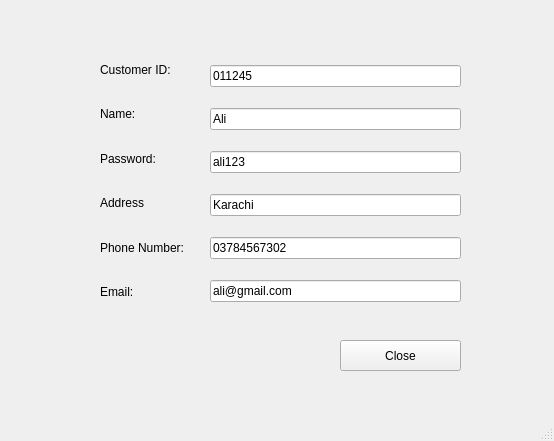
<?xml version="1.0" encoding="UTF-8"?>
<ui version="4.0">
 <class>MainWindow</class>
 <widget class="QMainWindow" name="MainWindow">
  <property name="geometry">
   <rect>
    <x>0</x>
    <y>0</y>
    <width>554</width>
    <height>441</height>
   </rect>
  </property>
  <property name="windowTitle">
   <string>MainWindow</string>
  </property>
  <widget class="QWidget" name="centralwidget">
   <widget class="QWidget" name="layoutWidget">
    <property name="geometry">
     <rect>
      <x>210</x>
      <y>50</y>
      <width>251</width>
      <height>271</height>
     </rect>
    </property>
    <layout class="QVBoxLayout" name="verticalLayout">
     <item>
      <widget class="QLineEdit" name="lineEdit">
       <property name="text">
        <string>011245</string>
       </property>
      </widget>
     </item>
     <item>
      <widget class="QLineEdit" name="titleline">
       <property name="text">
        <string>Ali</string>
       </property>
      </widget>
     </item>
     <item>
      <widget class="QLineEdit" name="titleline_2">
       <property name="text">
        <string>ali123</string>
       </property>
      </widget>
     </item>
     <item>
      <widget class="QLineEdit" name="lineEdit_2">
       <property name="text">
        <string>Karachi</string>
       </property>
      </widget>
     </item>
     <item>
      <widget class="QLineEdit" name="lineEdit_3">
       <property name="text">
        <string>03784567302</string>
       </property>
      </widget>
     </item>
     <item>
      <widget class="QLineEdit" name="lineEdit_4">
       <property name="text">
        <string>ali@gmail.com</string>
       </property>
      </widget>
     </item>
    </layout>
   </widget>
   <widget class="QWidget" name="layoutWidget_2">
    <property name="geometry">
     <rect>
      <x>100</x>
      <y>50</y>
      <width>103</width>
      <height>261</height>
     </rect>
    </property>
    <layout class="QVBoxLayout" name="verticalLayout_2">
     <item>
      <widget class="QLabel" name="label">
       <property name="text">
        <string>Customer ID:</string>
       </property>
      </widget>
     </item>
     <item>
      <widget class="QLabel" name="label_2">
       <property name="text">
        <string>Name:</string>
       </property>
      </widget>
     </item>
     <item>
      <widget class="QLabel" name="label_4">
       <property name="text">
        <string>Password:</string>
       </property>
      </widget>
     </item>
     <item>
      <widget class="QLabel" name="label_3">
       <property name="text">
        <string>Address</string>
       </property>
      </widget>
     </item>
     <item>
      <widget class="QLabel" name="label_5">
       <property name="text">
        <string>Phone Number:</string>
       </property>
      </widget>
     </item>
     <item>
      <widget class="QLabel" name="label_6">
       <property name="text">
        <string>Email:</string>
       </property>
      </widget>
     </item>
    </layout>
   </widget>
   <widget class="QPushButton" name="closeButton_2">
    <property name="geometry">
     <rect>
      <x>340</x>
      <y>340</y>
      <width>121</width>
      <height>31</height>
     </rect>
    </property>
    <property name="text">
     <string>Close</string>
    </property>
   </widget>
  </widget>
  <widget class="QMenuBar" name="menubar">
   <property name="geometry">
    <rect>
     <x>0</x>
     <y>0</y>
     <width>554</width>
     <height>26</height>
    </rect>
   </property>
  </widget>
  <widget class="QStatusBar" name="statusbar"/>
 </widget>
 <resources/>
 <connections/>
</ui>
